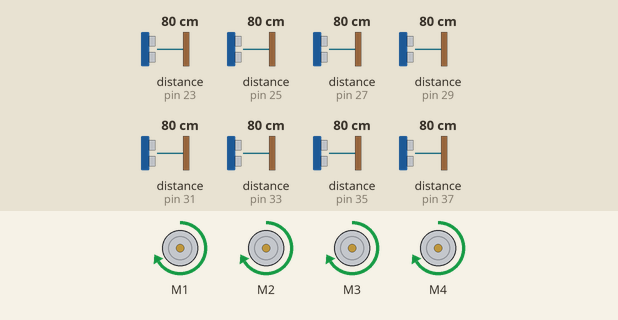
Bench run of a sketch on a simulated Arduino Mega 2560, built with avr-gcc and run on an emulated ATmega2560. Shown: 4 × DC motor (green arrow = forward, orange = backward, longer = faster). Wiring (inferred from the names in the program): 8 × ultrasonic range finder: trigger pin 22, echo pin 23 / trigger pin 24, echo pin 25 / trigger pin 26, echo pin 27 / trigger pin 28, echo pin 29 / trigger pin 30, echo pin 31 / trigger pin 32, echo pin 33 / trigger pin 34, echo pin 35 / trigger pin 36, echo pin 37. Inputs (shaded band) come from the test bench; at power-on: distance to the obstacle (sensors on pin 23, pin 25, pin 27, pin 29, pin 31, pin 33, pin 35, pin 37) 80 cm. The echo pulse lasts 58.3 µs per cm; what the sketch prints to the serial monitor is not drawn.

Above: at 2.3 s.
2.4 s: distance to the obstacle (sensor on pin 23) set to 12 cm
6.3 s: distance to the obstacle (sensor on pin 23) set to 9 cm
At 6.8 s:
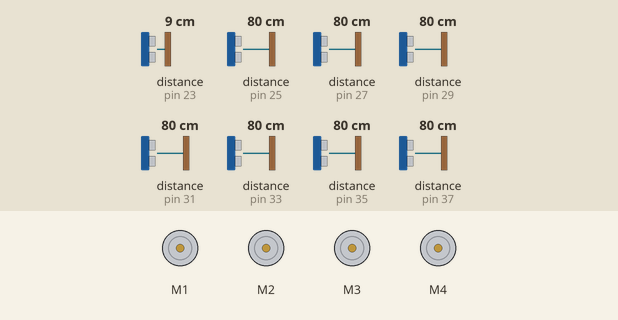
8.5 s: distance to the obstacle (sensor on pin 23) set to 18 cm
At 10.4 s:
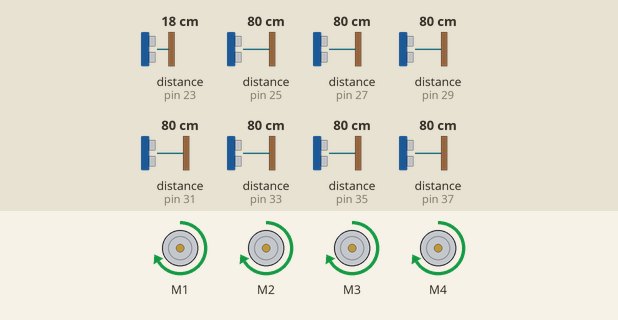
11.0 s: distance to the obstacle (sensor on pin 23) set to 2 cm
At 12.2 s:
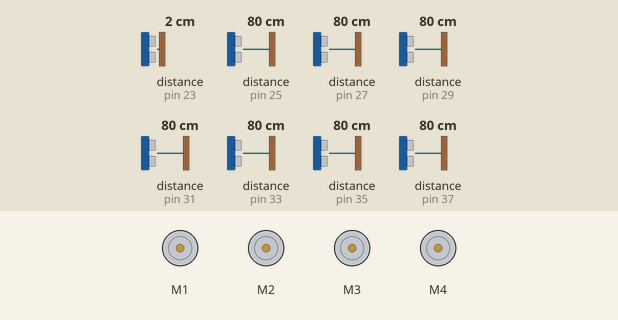
Timing chart, 0 to 14.0 s (numbered marks = the images above; inputs shaded):
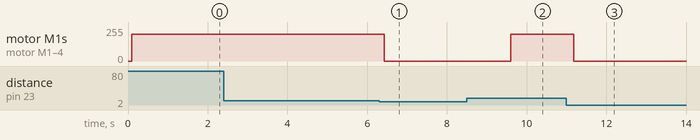

Measured:
- the behaviour switches between 11 and 10 cm on distance to the obstacle (sensor on pin 23) (found by bisection; images 0 and 1)
- after the input at 2.4 s, every drawn part: stays the same
- after the input at 6.3 s, motor M1–4: forward 200/255 → stopped after 0.13 s
- after the input at 8.5 s, motor M1–4: stopped → forward 200/255 after 1.1 s
- after the input at 11.0 s, motor M1–4: forward 200/255 → stopped after 0.18 s

The sketch:

proje1.ino
```cpp
#include <AFMotor.h>

#define trigPin1 22
#define echoPin1 23
#define trigPin2 24
#define echoPin2 25
#define trigPin3 26
#define echoPin3 27
#define trigPin4 28
#define echoPin4 29
#define trigPin5 30
#define echoPin5 31
#define trigPin6 32
#define echoPin6 33
#define trigPin7 34
#define echoPin7 35
#define trigPin8 36
#define echoPin8 37

AF_DCMotor motor1(1, MOTOR12_64KHZ);
AF_DCMotor motor2(2, MOTOR12_64KHZ);
AF_DCMotor motor3(3, MOTOR12_64KHZ);
AF_DCMotor motor4(4, MOTOR12_64KHZ);

void setup() {
  Serial.begin (9600);
  pinMode(trigPin1, OUTPUT);
  pinMode(echoPin1, INPUT);
  pinMode(trigPin2, OUTPUT);
  pinMode(echoPin2, INPUT);
  pinMode(trigPin3, OUTPUT);
  pinMode(echoPin3, INPUT);
  pinMode(trigPin4, OUTPUT);
  pinMode(echoPin4, INPUT);
  pinMode(trigPin5, OUTPUT);
  pinMode(echoPin5, INPUT);
  pinMode(trigPin6, OUTPUT);
  pinMode(echoPin6, INPUT);
  pinMode(trigPin7, OUTPUT);
  pinMode(echoPin7, INPUT);
  pinMode(trigPin8, OUTPUT);
  pinMode(echoPin8, INPUT);

  motor1.setSpeed(200);
  motor2.setSpeed(200);
  motor3.setSpeed(200);
  motor4.setSpeed(200);

}

void loop() {
  long duration1, distance1;
  long duration2, distance2;
  long duration3, distance3;
  long duration4, distance4;
  long duration5, distance5;
  long duration6, distance6;
  long duration7, distance7;
  long duration8, distance8;

  digitalWrite(trigPin1, LOW);  // Added this line
  delayMicroseconds(2); // Added this line
  digitalWrite(trigPin1, HIGH);
  //  delayMicroseconds(1000); - Removed this line
  delayMicroseconds(10); // Added this line
  digitalWrite(trigPin1, LOW);
  duration1 = pulseIn(echoPin1, HIGH);
  distance1 = (duration1 / 2) / 29.1;

  digitalWrite(trigPin2, LOW);  // Added this line
  delayMicroseconds(2); // Added this line
  digitalWrite(trigPin2, HIGH);
  //  delayMicroseconds(1000); - Removed this line
  delayMicroseconds(10); // Added this line
  digitalWrite(trigPin2, LOW);
  duration2 = pulseIn(echoPin2, HIGH);
  distance2 = (duration2 / 2) / 29.1;

  digitalWrite(trigPin3, LOW);  // Added this line
  delayMicroseconds(2); // Added this line
  digitalWrite(trigPin3, HIGH);
  //  delayMicroseconds(1000); - Removed this line
  delayMicroseconds(10); // Added this line
  digitalWrite(trigPin3, LOW);
  duration3 = pulseIn(echoPin3, HIGH);
  distance3 = (duration3 / 2) / 29.1;

  digitalWrite(trigPin4, LOW);  // Added this line
  delayMicroseconds(2); // Added this line
  digitalWrite(trigPin4, HIGH);
  //  delayMicroseconds(1000); - Removed this line
  delayMicroseconds(10); // Added this line
  digitalWrite(trigPin4, LOW);
  duration4 = pulseIn(echoPin4, HIGH);
  distance4 = (duration4 / 2) / 29.1;

  digitalWrite(trigPin5, LOW);  // Added this line
  delayMicroseconds(2); // Added this line
  digitalWrite(trigPin5, HIGH);
  //  delayMicroseconds(1000); - Removed this line
  delayMicroseconds(10); // Added this line
  digitalWrite(trigPin5, LOW);
  duration5 = pulseIn(echoPin5, HIGH);
  distance5 = (duration5 / 2) / 29.1;

  digitalWrite(trigPin6, LOW);  // Added this line
  delayMicroseconds(2); // Added this line
  digitalWrite(trigPin6, HIGH);
  //  delayMicroseconds(1000); - Removed this line
  delayMicroseconds(10); // Added this line
  digitalWrite(trigPin6, LOW);
  duration6 = pulseIn(echoPin6, HIGH);
  distance6 = (duration6 / 2) / 29.1;

  digitalWrite(trigPin7, LOW);  // Added this line
  delayMicroseconds(2); // Added this line
  digitalWrite(trigPin7, HIGH);
  //  delayMicroseconds(1000); - Removed this line
  delayMicroseconds(10); // Added this line
  digitalWrite(trigPin7, LOW);
  duration7 = pulseIn(echoPin7, HIGH);
  distance7 = (duration7 / 2) / 29.1;

  digitalWrite(trigPin8, LOW);  // Added this line
  delayMicroseconds(2); // Added this line
  digitalWrite(trigPin8, HIGH);
  //  delayMicroseconds(1000); - Removed this line
  delayMicroseconds(10); // Added this line
  digitalWrite(trigPin8, LOW);
  duration8 = pulseIn(echoPin8, HIGH);
  distance8 = (duration8 / 2) / 29.1;

  if (distance1 >= 50 || distance1 <= 0) {
    Serial.println("Out of range");
  }
  else {
    Serial.print(distance1);
    Serial.println(" cm -d1");
  }
  if (distance2 >= 50 || distance2 <= 0) {
    Serial.println("Out of range");
  }
  else {
    Serial.print(distance2);
    Serial.println(" cm -d2");
  }
  if (distance3 >= 50 || distance3 <= 0) {
    Serial.println("Out of range");
  }
  else {
    Serial.print(distance3);
    Serial.println(" cm -d3");
  }
  if (distance4 >= 50 || distance4 <= 0) {
    Serial.println("Out of range");
  }
  else {
    Serial.print(distance4);
    Serial.println(" cm -d4");
  }
  if (distance5 >= 50 || distance5 <= 0) {
    Serial.println("Out of range");
  }
  else {
    Serial.print(distance5);
    Serial.println(" cm -d5");
  }
  if (distance6 >= 50 || distance6 <= 0) {
    Serial.println("Out of range");
  }
  else {
    Serial.print(distance6);
    Serial.println(" cm -d6");
  }
  if (distance7 >= 50 || distance7 <= 0) {
    Serial.println("Out of range");
  }
  else {
    Serial.print(distance7);
    Serial.println(" cm -d7");
  }
  if (distance8 >= 50 || distance8 <= 0) {
    Serial.println("Out of range");
  }
  else {
    Serial.print(distance8);
    Serial.println(" cm -d8");
  }

  if (distance1 >= 10 && distance2 >= 10 && distance3 >= 10) {
      motor1.run(FORWARD);
      motor2.run(FORWARD);
      motor3.run(FORWARD);
      motor4.run(FORWARD);
     delay(1000);
  }

  else  {
    motor1.run(RELEASE);
    motor2.run(RELEASE);
    motor3.run(RELEASE);
    motor4.run(RELEASE);
    delay(1000);
  }
  delay(500);
}
```
